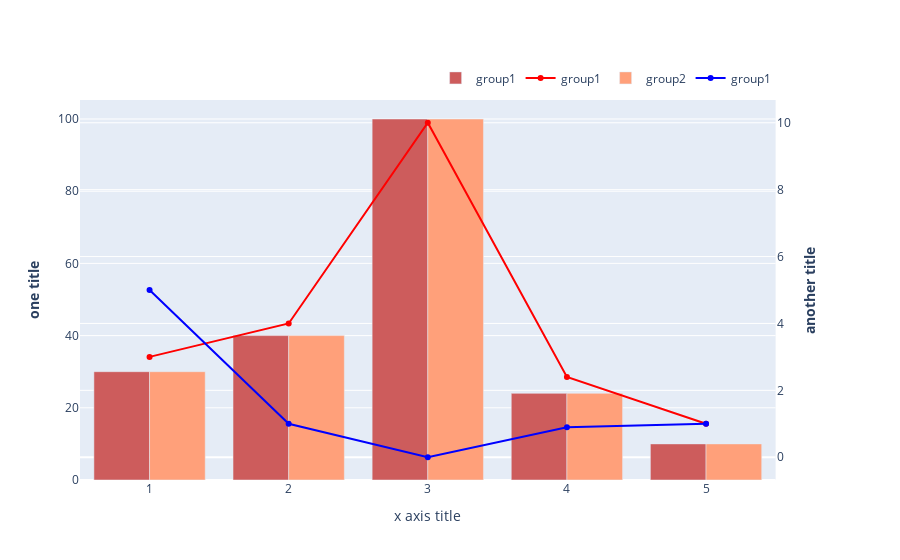

Write notebook code for a chart like this one.
### Code cell
fig = make_subplots(specs=[[{"secondary_y": True}]])

# group1
fig.add_trace(go.Bar(
    x=X_list,
    y=y1_bar,
    name='group1',
    marker_color='indianred'
),
    secondary_y=False)

fig.add_trace(go.Scatter(x=X_list, y=y1_line,
                    mode='lines+markers',
                    name='group1',
                    marker_color='red'),
             secondary_y=True)
                    
# group2
fig.add_trace(go.Bar(
    x=X_list,
    y=y1_bar,
    name='group2',
    marker_color='lightsalmon'
),
    secondary_y=False)

fig.add_trace(go.Scatter(x=X_list, y=y2_line,
                    mode='lines+markers',
                    name='group1',
                    marker_color='blue'),
             secondary_y=True)
                    
# Add figure title
# fig.update_layout(
#     title_text="Double Y Axis Example"
# )

# Set x-axis title
fig.update_xaxes(title_text="x axis title")

# Set y-axes titles
fig.update_yaxes(title_text="<b>one title</b>", secondary_y=False)
fig.update_yaxes(title_text="<b>another title</b>", secondary_y=True)

fig.update_layout(legend=dict(
    orientation="h",
    yanchor="bottom",
    y=1.02,
    xanchor="right",
    x=0.94
))

fig.show()

### Figure 1 — Plotly figure (JSON) as saved in the notebook; plotly's stock layout.template omitted (floating-point values rounded to 4 significant figures)
{"data": [{"marker": {"color": "indianred"}, "name": "group1", "type": "bar", "x": ["1", "2", "3", "4", "5"], "xaxis": "x", "y": [30, 40, 100, 24, 10], "yaxis": "y"}, {"marker": {"color": "red"}, "mode": "lines+markers", "name": "group1", "type": "scatter", "x": ["1", "2", "3", "4", "5"], "xaxis": "x", "y": [3, 4, 10, 2.4, 1], "yaxis": "y2"}, {"marker": {"color": "lightsalmon"}, "name": "group2", "type": "bar", "x": ["1", "2", "3", "4", "5"], "xaxis": "x", "y": [30, 40, 100, 24, 10], "yaxis": "y"}, {"marker": {"color": "blue"}, "mode": "lines+markers", "name": "group1", "type": "scatter", "x": ["1", "2", "3", "4", "5"], "xaxis": "x", "y": [5, 1, 0, 0.9, 1], "yaxis": "y2"}], "layout": {"legend": {"orientation": "h", "x": 0.94, "xanchor": "right", "y": 1.02, "yanchor": "bottom"}, "xaxis": {"anchor": "y", "domain": [0, 0.94], "title": {"text": "x axis title"}}, "yaxis": {"anchor": "x", "domain": [0, 1], "title": {"text": "<b>one title</b>"}}, "yaxis2": {"anchor": "x", "overlaying": "y", "side": "right", "title": {"text": "<b>another title</b>"}}}}
